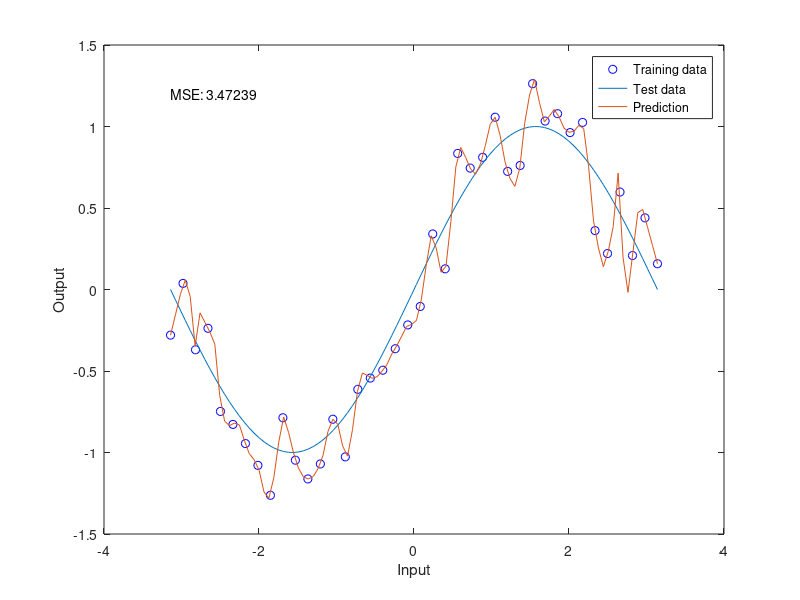

Here is the MATLAB script that generated this plot:
clear all

%% Set up parameters
N = 40; % Number of training samples
epsilon = 0.2; % Amount of label noise
Nh = 500;
lambda = 1e-4;

%% Make dataset
target_fn = @(t) sin(t);
x = linspace(-pi,pi,N);
y = target_fn(x) + epsilon*randn(size(x));

Ntest = 100;
x_test = linspace(-pi,pi,Ntest);
y_test = target_fn(x_test);

Ni = 2;

%% Compute network activity

J = randn(Nh,Ni)/Nh;

h = J*[x; ones(1,N)];
h(h<0)=0;

h_test = J*[x_test; ones(1,Ntest)];
h_test(h_test<0)=0;


%% Now train linear regression to map from h to y

% w = ????
w = (y*h')*pinv(h*h'+lambda); % Implemented linear regression with regularization

y_pred = w*h_test;

mean_squared_error = norm(y_test-y_pred).^2;


plot(x,y,'ob')
hold on
plot(x_test,y_test)
hold on
plot(x_test,y_pred)

text(-pi,[.1 .9]*get(gca,'YLim')',sprintf('MSE: %g ', mean_squared_error))
xlabel('Input')
ylabel('Output')
legend('Training data','Test data','Prediction')



